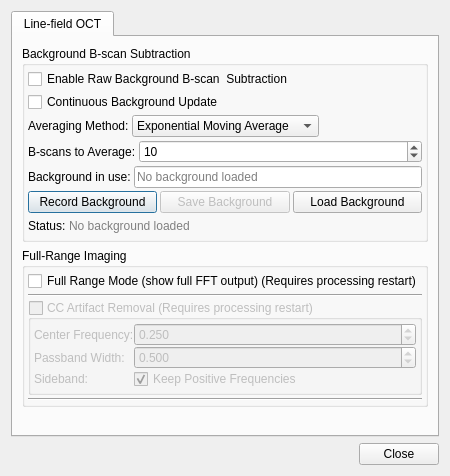
<?xml version="1.0" encoding="UTF-8"?>
<ui version="4.0">
 <class>AdvancedSettingsDialog</class>
 <widget class="QDialog" name="AdvancedSettingsDialog">
  <property name="geometry">
   <rect>
    <x>0</x>
    <y>0</y>
    <width>408</width>
    <height>476</height>
   </rect>
  </property>
  <property name="windowTitle">
   <string>Advanced Settings</string>
  </property>
  <layout class="QVBoxLayout" name="verticalLayout">
   <item>
    <widget class="QTabWidget" name="tabWidget">
     <property name="currentIndex">
      <number>0</number>
     </property>
     <widget class="QWidget" name="tab">
      <attribute name="title">
       <string>Line-field OCT</string>
      </attribute>
      <layout class="QVBoxLayout" name="verticalLayout_4">
       <item>
        <widget class="QGroupBox" name="groupBox_backgroundFrameSubtraction">
         <property name="title">
          <string>Background B-scan Subtraction</string>
         </property>
         <layout class="QVBoxLayout" name="verticalLayout_bgFrame">
          <property name="spacing">
           <number>3</number>
          </property>
          <property name="leftMargin">
           <number>3</number>
          </property>
          <property name="topMargin">
           <number>3</number>
          </property>
          <property name="rightMargin">
           <number>3</number>
          </property>
          <property name="bottomMargin">
           <number>3</number>
          </property>
          <item>
           <widget class="QCheckBox" name="checkBox_bgFrameEnabled">
            <property name="toolTip">
             <string>Subtract a recorded B-scan background from raw data.</string>
            </property>
            <property name="text">
             <string>Enable Raw Background B-scan  Subtraction</string>
            </property>
           </widget>
          </item>
          <item>
           <widget class="QCheckBox" name="checkBox_continuousBackground">
            <property name="toolTip">
             <string>Continuously update background. Subtraction starts immediately.</string>
            </property>
            <property name="text">
             <string>Continuous Background Update</string>
            </property>
           </widget>
          </item>
          <item>
           <layout class="QHBoxLayout" name="horizontalLayout_avgMethod">
            <item>
             <widget class="QLabel" name="label_avgMethod">
              <property name="text">
               <string>Averaging Method:</string>
              </property>
             </widget>
            </item>
            <item>
             <widget class="QComboBox" name="comboBox_avgMethod">
              <property name="toolTip">
               <string>&lt;html&gt;&lt;head/&gt;&lt;body&gt;&lt;p&gt;EMA: Weighted average where older B-scans fade exponentially. Memory-efficient (1 frame that is updated continuously). &lt;br&gt; Circular Buffer: Exact average of last N B-scans, uses more memory (Buffer of N frames is updated continuously).&lt;/p&gt;&lt;/body&gt;&lt;/html&gt;</string>
              </property>
              <item>
               <property name="text">
                <string>Exponential Moving Average</string>
               </property>
              </item>
              <item>
               <property name="text">
                <string>Circular Buffer</string>
               </property>
              </item>
             </widget>
            </item>
            <item>
             <spacer name="horizontalSpacer_avgMethod">
              <property name="orientation">
               <enum>Qt::Horizontal</enum>
              </property>
              <property name="sizeHint" stdset="0">
               <size>
                <width>20</width>
                <height>20</height>
               </size>
              </property>
             </spacer>
            </item>
           </layout>
          </item>
          <item>
           <layout class="QFormLayout" name="formLayout_bgFrame">
            <item row="0" column="0">
             <widget class="QLabel" name="label_bscansToAverage">
              <property name="text">
               <string>B-scans to Average:</string>
              </property>
             </widget>
            </item>
            <item row="0" column="1">
             <widget class="QSpinBox" name="spinBox_bscansToAverage">
              <property name="minimum">
               <number>1</number>
              </property>
              <property name="maximum">
               <number>999999</number>
              </property>
              <property name="value">
               <number>10</number>
              </property>
             </widget>
            </item>
           </layout>
          </item>
          <item>
           <layout class="QHBoxLayout" name="horizontalLayout_bgFile">
            <item>
             <widget class="QLabel" name="label_bgFileInUse">
              <property name="text">
               <string>Background in use:</string>
              </property>
             </widget>
            </item>
            <item>
             <widget class="QLineEdit" name="lineEdit_bgFilePath">
              <property name="readOnly">
               <bool>true</bool>
              </property>
              <property name="placeholderText">
               <string>No background loaded</string>
              </property>
             </widget>
            </item>
           </layout>
          </item>
          <item>
           <layout class="QHBoxLayout" name="horizontalLayout_bgButtons">
            <item>
             <widget class="QPushButton" name="pushButton_recordBackground">
              <property name="toolTip">
               <string>Capture and average N B-scans during live acquisition</string>
              </property>
              <property name="text">
               <string>Record Background</string>
              </property>
             </widget>
            </item>
            <item>
             <widget class="QPushButton" name="pushButton_saveBackground">
              <property name="enabled">
               <bool>false</bool>
              </property>
              <property name="text">
               <string>Save Background</string>
              </property>
             </widget>
            </item>
            <item>
             <widget class="QPushButton" name="pushButton_loadBackground">
              <property name="text">
               <string>Load Background</string>
              </property>
             </widget>
            </item>
           </layout>
          </item>
          <item>
           <layout class="QHBoxLayout" name="horizontalLayout_bgStatus">
            <item>
             <widget class="QLabel" name="label_bgStatus">
              <property name="text">
               <string>Status:</string>
              </property>
             </widget>
            </item>
            <item>
             <widget class="QLabel" name="label_bgStatusIndicator">
              <property name="styleSheet">
               <string>color: gray;</string>
              </property>
              <property name="text">
               <string>No background loaded</string>
              </property>
             </widget>
            </item>
            <item>
             <spacer name="horizontalSpacer_bgStatus">
              <property name="orientation">
               <enum>Qt::Horizontal</enum>
              </property>
              <property name="sizeHint" stdset="0">
               <size>
                <width>40</width>
                <height>20</height>
               </size>
              </property>
             </spacer>
            </item>
           </layout>
          </item>
         </layout>
        </widget>
       </item>
       <item>
        <widget class="QGroupBox" name="groupBox_lineFieldOCT">
         <property name="title">
          <string>Full-Range Imaging</string>
         </property>
         <layout class="QVBoxLayout" name="verticalLayout_2">
          <property name="spacing">
           <number>3</number>
          </property>
          <property name="leftMargin">
           <number>3</number>
          </property>
          <property name="topMargin">
           <number>3</number>
          </property>
          <property name="rightMargin">
           <number>3</number>
          </property>
          <property name="bottomMargin">
           <number>3</number>
          </property>
          <item>
           <widget class="QCheckBox" name="checkBox_fullRangeMode">
            <property name="toolTip">
             <string>Disables mirror artifact truncation. Use for full-range imaging with CC removal.</string>
            </property>
            <property name="text">
             <string>Full Range Mode (show full FFT output) (Requires processing restart)</string>
            </property>
           </widget>
          </item>
          <item>
           <widget class="Line" name="line">
            <property name="orientation">
             <enum>Qt::Horizontal</enum>
            </property>
           </widget>
          </item>
          <item>
           <widget class="QGroupBox" name="groupBox_ccArtifactRemoval">
            <property name="enabled">
             <bool>false</bool>
            </property>
            <property name="title">
             <string>CC Artifact Removal (Requires processing restart)</string>
            </property>
            <property name="checkable">
             <bool>true</bool>
            </property>
            <property name="checked">
             <bool>false</bool>
            </property>
            <layout class="QVBoxLayout" name="verticalLayout_3">
             <property name="spacing">
              <number>0</number>
             </property>
             <property name="leftMargin">
              <number>3</number>
             </property>
             <property name="topMargin">
              <number>3</number>
             </property>
             <property name="rightMargin">
              <number>3</number>
             </property>
             <property name="bottomMargin">
              <number>3</number>
             </property>
             <item>
              <layout class="QFormLayout" name="formLayout">
               <item row="0" column="0">
                <widget class="QLabel" name="label_rectCenter">
                 <property name="toolTip">
                  <string>Normalized center of passband (0-1). Values &gt;0.5 wrap to negative frequencies. Match to off-axis carrier.</string>
                 </property>
                 <property name="text">
                  <string>Center Frequency:</string>
                 </property>
                </widget>
               </item>
               <item row="0" column="1">
                <widget class="QDoubleSpinBox" name="doubleSpinBox_ccRectCenter">
                 <property name="decimals">
                  <number>3</number>
                 </property>
                 <property name="minimum">
                  <double>0.000000000000000</double>
                 </property>
                 <property name="maximum">
                  <double>1.000000000000000</double>
                 </property>
                 <property name="singleStep">
                  <double>0.010000000000000</double>
                 </property>
                 <property name="value">
                  <double>0.250000000000000</double>
                 </property>
                </widget>
               </item>
               <item row="1" column="0">
                <widget class="QLabel" name="label_rectWidth">
                 <property name="toolTip">
                  <string>Width of rectangular passband (0-1). Typically 0.5 for half-space.</string>
                 </property>
                 <property name="text">
                  <string>Passband Width:</string>
                 </property>
                </widget>
               </item>
               <item row="1" column="1">
                <widget class="QDoubleSpinBox" name="doubleSpinBox_ccRectWidth">
                 <property name="decimals">
                  <number>3</number>
                 </property>
                 <property name="minimum">
                  <double>0.001000000000000</double>
                 </property>
                 <property name="maximum">
                  <double>1.000000000000000</double>
                 </property>
                 <property name="singleStep">
                  <double>0.010000000000000</double>
                 </property>
                 <property name="value">
                  <double>0.500000000000000</double>
                 </property>
                </widget>
               </item>
               <item row="2" column="0">
                <widget class="QLabel" name="label_sideband">
                 <property name="toolTip">
                  <string>Select which sideband to keep (flip if artifact appears on wrong side)</string>
                 </property>
                 <property name="text">
                  <string>Sideband:</string>
                 </property>
                </widget>
               </item>
               <item row="2" column="1">
                <widget class="QCheckBox" name="checkBox_ccKeepPositive">
                 <property name="text">
                  <string>Keep Positive Frequencies</string>
                 </property>
                 <property name="checked">
                  <bool>true</bool>
                 </property>
                </widget>
               </item>
              </layout>
             </item>
            </layout>
           </widget>
          </item>
          <item>
           <widget class="Line" name="line_2">
            <property name="orientation">
             <enum>Qt::Horizontal</enum>
            </property>
           </widget>
          </item>
         </layout>
        </widget>
       </item>
       <item>
        <spacer name="verticalSpacer">
         <property name="orientation">
          <enum>Qt::Vertical</enum>
         </property>
         <property name="sizeHint" stdset="0">
          <size>
           <width>20</width>
           <height>2</height>
          </size>
         </property>
        </spacer>
       </item>
      </layout>
     </widget>
    </widget>
   </item>
   <item>
    <widget class="QDialogButtonBox" name="buttonBox">
     <property name="orientation">
      <enum>Qt::Horizontal</enum>
     </property>
     <property name="standardButtons">
      <set>QDialogButtonBox::Close</set>
     </property>
    </widget>
   </item>
  </layout>
 </widget>
 <resources/>
 <connections>
  <connection>
   <sender>buttonBox</sender>
   <signal>rejected()</signal>
   <receiver>AdvancedSettingsDialog</receiver>
   <slot>reject()</slot>
   <hints>
    <hint type="sourcelabel">
     <x>316</x>
     <y>260</y>
    </hint>
    <hint type="destinationlabel">
     <x>286</x>
     <y>274</y>
    </hint>
   </hints>
  </connection>
 </connections>
</ui>
